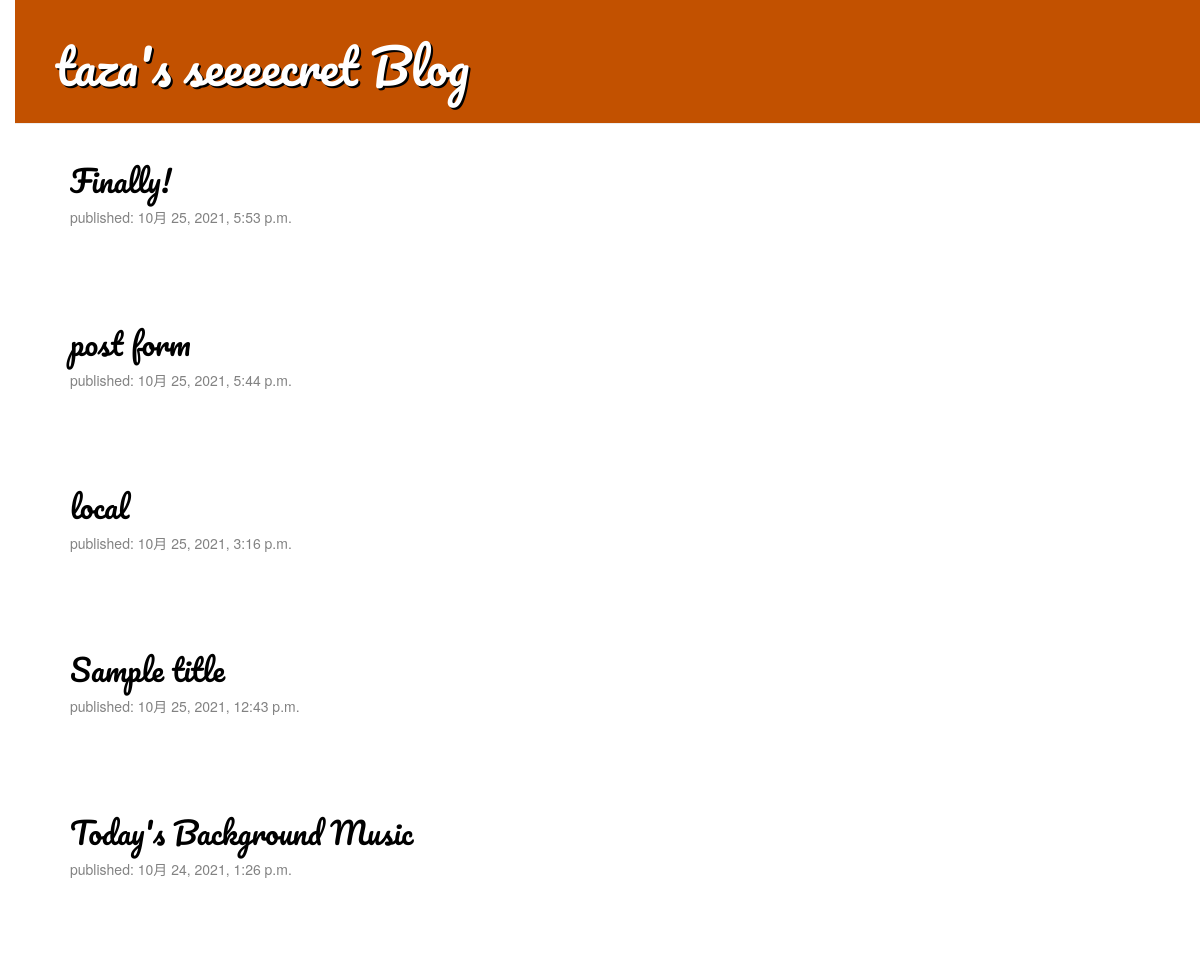
The app's page /, older data.
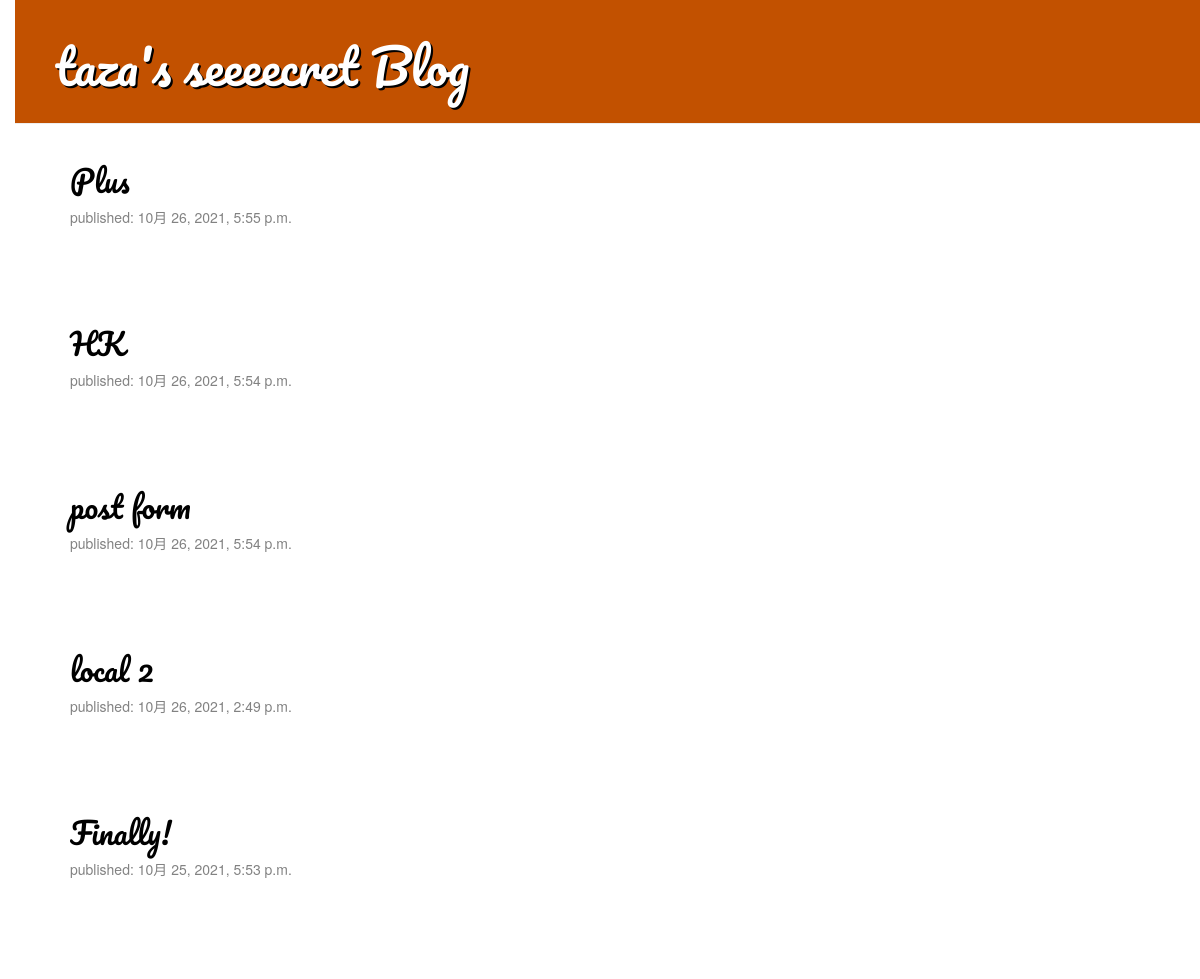
The same page, newer data.
### blog/models.py (models this page shows, shortened)
class Post(models.Model) :
    author = models.ForeignKey(settings.AUTH_USER_MODEL, on_delete=models.CASCADE)
    title = models.CharField(max_length=200)     #CharField-文字制限あり
    text = models.TextField()
    created_date = models.DateTimeField(default=timezone.now)
    published_date = models.DateTimeField(blank=True, null=True)

### blog/views.py (the view)
# urls.py: path('', views.PostList.as_view(), name='post_list'),
class PostList(ListView) :
    queryset = Post.objects.filter(published_date__lte=timezone.now()).order_by('-published_date')[:5]

### blog/templates/blog/post_list.html
{% extends 'blog/base.html' %}
{% block content %}
    {% for post in object_list %}
        <div class="post">
            <h2><a href="{% url 'post_detail' pk=post.pk %}">{{ post.title }}</a></h2>
            <div class="date">
                <p>published: {{ post.published_date }}</p>
            </div>
            <br>
        </div>
    {% endfor %}
{% endblock %}

Row changes from the older to the newer data that the page shows:
no longer on this page (row unchanged): Post: title "local", published_date "10月 25, 2021, 3:16 p.m."
no longer on this page (row unchanged): Post: title "Sample title", published_date "10月 25, 2021, 12:43 p.m."
no longer on this page (row edited): Post: title "Today's Background Music", published_date "10月 24, 2021, 1:26 p.m."
added Post: title "Plus", published_date "10月 26, 2021, 5:55 p.m."
now on this page (row edited): Post: title "HK", published_date "10月 26, 2021, 5:54 p.m."
changed Post "post form": published_date "10月 25, 2021, 5:44 p.m." → "10月 26, 2021, 5:54 p.m."; moves up the list
added Post: title "local 2", published_date "10月 26, 2021, 2:49 p.m."
